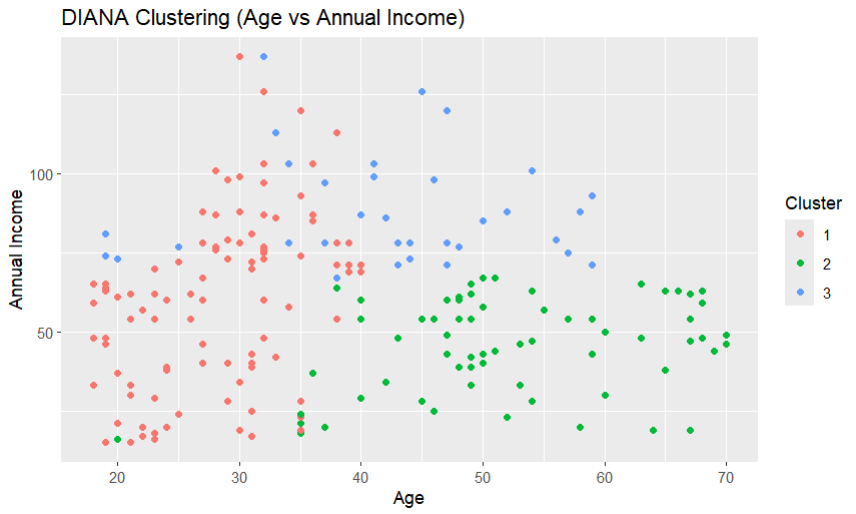

Generate this figure with R:
# Load required libraries
library(cluster)
library(ggplot2)

# Read data from CSV file
data <- read.csv("Mall_Customers.csv")  # Adjust file path if necessary

# Print column names
colnames(data)

# Standardize the numerical columns
data_scaled <- scale(data[, c("Age", "Annual.Income..k..", "Spending.Score..1.100.")])

# Perform DIANA clustering
diana_results <- diana(data_scaled)

# Assign cluster membership to original data
cluster_membership <- cutree(diana_results, k = 3)

# Add cluster assignments to the original data
data$Cluster <- as.factor(cluster_membership)

# Visualize the clusters
# Plot for Age vs Spending Score
ggplot(data, aes(x = Age, y = `Spending.Score..1.100.`, color = Cluster)) +
  geom_point() +
  labs(title = "DIANA Clustering (Age vs Spending Score)", x = "Age", y = "Spending Score")

# Plot for Annual Income vs Spending Score
ggplot(data, aes(x = `Annual.Income..k..`, y = `Spending.Score..1.100.`, color = Cluster)) +
  geom_point() +
  labs(title = "DIANA Clustering (Annual Income vs Spending Score)", x = "Annual Income", y = "Spending Score")

# Plot for Age vs Annual Income
ggplot(data, aes(x = Age, y = `Annual.Income..k..`, color = Cluster)) +
  geom_point() +
  labs(title = "DIANA Clustering (Age vs Annual Income)", x = "Age", y = "Annual Income")
